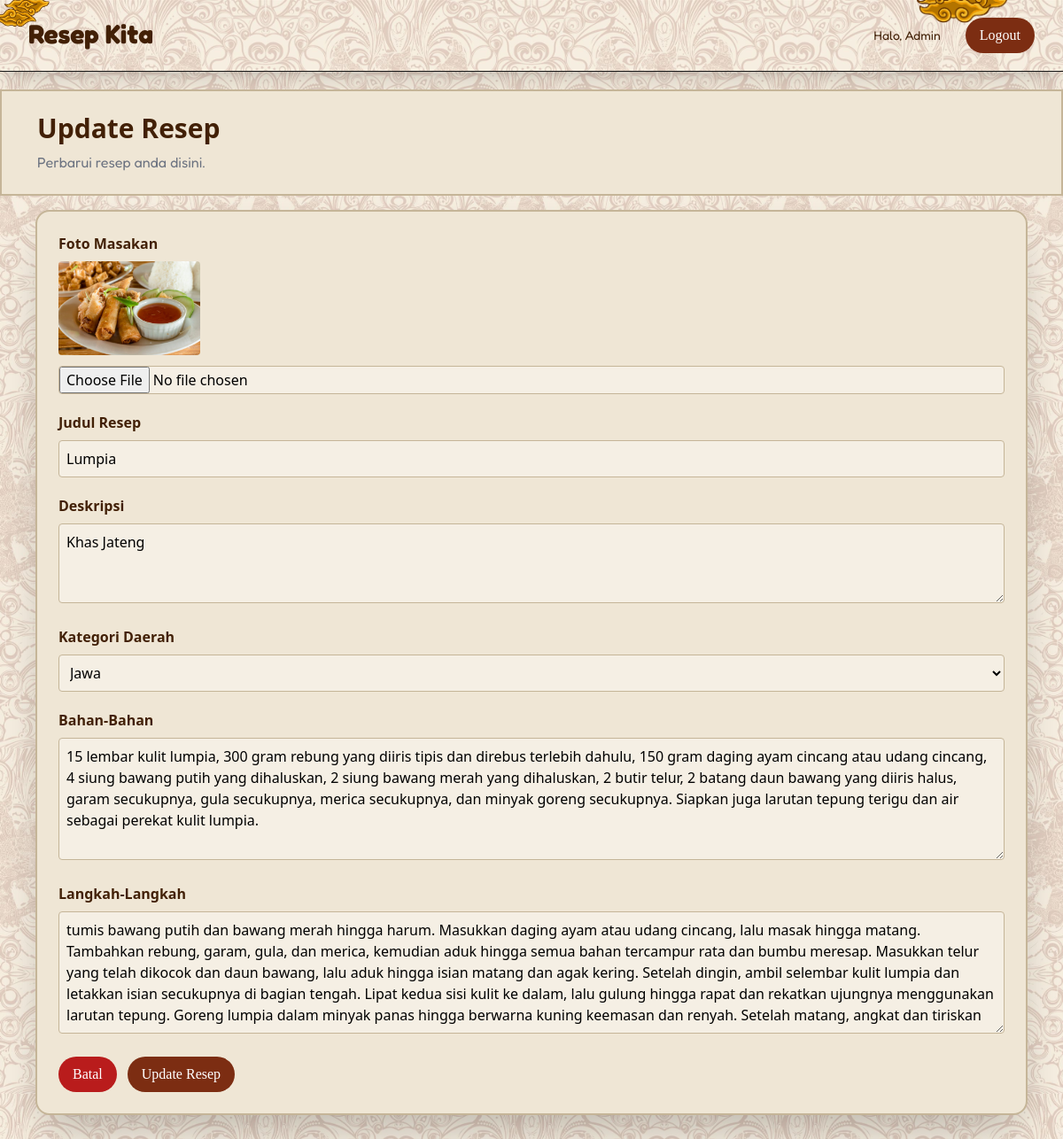
Page /update.php?id=4 (signed in) on the committed database.
### tables this page shows
CREATE TABLE `resep` (
  `id_resep` int NOT NULL,
  `id` int NOT NULL,
  `judul` varchar(255) NOT NULL,
  `deskripsi` text,
  `kategori_daerah` enum('Jawa','Sumatera','Kalimantan','Sulawesi','Papua','Bali','Nusa Tenggara','Maluku','Lainnya') NOT NULL,
  `foto` varchar(255) NOT NULL,
  `bahan` text NOT NULL,
  `langkah` text NOT NULL,
  `created_at` timestamp NULL DEFAULT CURRENT_TIMESTAMP
);

### update.php (the view, shortened to what this page needs)
<?php
include 'koneksi.php';
$id_resep = $_GET['id'];
$query = "SELECT * FROM resep WHERE id_resep = ?";
$stmt = $koneksi->prepare($query);
$stmt->bind_param("i", $id_resep);
$stmt->execute();
$result = $stmt->get_result();
$data = $result->fetch_assoc();
?>
<!DOCTYPE html>
<html lang="en">
<head>
    <script src="https://cdn.tailwindcss.com"></script>
</head>
<body class=" bg-center bg-repeat bg-[length:300px_auto]" style="background-image: url('assets/navbg.jpg')">
    <nav
        class="flex justify-between  z-100 w-full mx-auto rounded- shadow-xl py-5 px-8 border-b border-neutral-900 bg-repeat bg-[length:300px_auto]"
        style="background-image: url('assets/navbg.jpg')">
        <img src="assets/mega1.png" alt="" class="absolute right-20 -top-6 w-17 h-12 scale-150 z-100">
        <img src="assets/mega3.png" alt="" class="absolute -left-3 -top-3 w-17 h-12 scale-160 z-100">
        <div>
            <a href="index.php"
                class="font-bold font-[fredoka] text-3xl text-yellow-950">
                Resep Kita
            </a>
        </div>
        <div class="flex items-center gap-7  ">
            <span class="font-[Fredoka] text-sm text-yellow-950">
                Halo,
                <?= htmlspecialchars($_SESSION['username']); ?>
            </span>
            <a href="logout.php"
                class="bg-orange-900 text-white px-4 py-2 rounded-full hover:scale-110 hover:bg-yellow-900 font-[Merryweather] duration-300">
                Logout
            </a>
        </div>
    </nav>
    <section class=" mt-5 px-10 py-6 bg-[#EFE6D5] mb-4 border-2 border-[#c5b598] ">
        <h1 class="text-3xl font-bold text-yellow-950 font-[Playfair Display]">
            Update Resep
        </h1>
        <p class="text-gray-500 mt-2 font-[Fredoka]">
            Perbarui resep anda disini.
        </p>
    </section>
    <section class="mx-10 mb-10 bg-[#EFE6D5] shadow-2xl rounded-2xl border-2 border-[#c5b598] p-6">
        <form action="" method="POST" enctype="multipart/form-data" class="flex flex-col gap-5" onsubmit="return validasi()">
            <div>
                <label class="block mb-2 font-semibold text-yellow-950">
                    Foto Masakan
                </label>
                <img
                    src="uploads/<?= $data['foto']; ?>"
                    class="w-40 rounded mb-3">
                <input
                    type="file"
                    id="foto"
                    name="foto"
                    accept="image/*"
                    class="w-full border border-[#c5b598] bg-[#F5EFE4] rounded">
            </div>
            <div>
                <label class="block mb-2 font-semibold text-yellow-950">
                    Judul Resep
                </label>
                <input
                    type="text"
                    name="judul"
                    id="judul"
                    value="<?= htmlspecialchars($data['judul']); ?>"
                    class="w-full border border-[#c5b598] bg-[#F5EFE4] rounded p-2">
            </div>
            <div>
                <label class="block mb-2 font-semibold text-yellow-950">
                    Deskripsi
                </label>
                <textarea
                    name="deskripsi"
                    rows="3"
                    id="deskripsi"
                    placeholder="Ceritakan tentang resep anda..."
                    class="w-full border border-[#c5b598] bg-[#F5EFE4] rounded p-2"><?= htmlspecialchars($data['deskripsi']); ?></textarea>
            </div>
            <div>
                <label class="block mb-2 font-semibold text-yellow-950">
                    Kategori Daerah
                </label>
                <select
                    name="kategori_daerah"
                    id="kategori_daerah"
                    class="w-full border border-[#c5b598] bg-[#F5EFE4] rounded p-2">
                    <option value="Jawa" <?= ($data['kategori_daerah'] == 'Jawa') ? 'selected' : ''; ?>>Jawa</option>
                </select>
            </div>
            <div>
                <label class="block mb-2 font-semibold text-yellow-950">
                    Bahan-Bahan
                </label>
                <textarea
                    name="bahan"
                    id="bahan"
                    rows="5"
                    required
                    class="w-full border border-[#c5b598] bg-[#F5EFE4] rounded p-2"><?= htmlspecialchars($data['bahan']); ?></textarea>
            </div>
            <div>
                <label class="block mb-2 font-semibold text-yellow-950">
                    Langkah-Langkah
                </label>
                <textarea
                    name="langkah"
                    id="langkah"
                    rows="5"
                    required
                    class="w-full border border-[#c5b598] bg-[#F5EFE4] rounded p-2"><?= htmlspecialchars($data['langkah']); ?></textarea>
            </div>
            <div class="flex items-center gap-3">
                <a href="index.php"
                    class="bg-red-700 text-white px-4 py-2 rounded-full hover:scale-110 hover:bg-red-900 font-[Merryweather] duration-300">
                    Batal
                </a>
                <button
                    type="submit"
                    name="update"
                    class="bg-orange-900 text-white px-4 py-2 rounded-full hover:scale-110 hover:bg-yellow-900 font-[Merryweather] duration-300">
                    Update Resep
                </button>
            </div>
        </form>
    </section>
</body>
</html>

### rows in the picture
resep: foto (picture), judul "Lumpia", deskripsi "Khas Jateng", kategori_daerah "Jawa", bahan "15 lembar kulit lumpia, 300 gram rebung yang diiris tipis dan direbus terlebih dahulu, 150 gram daging ayam cincang atau udang cincang, 4 siung bawang putih yang dihaluskan, 2 siung bawang merah yang dihaluskan, 2 butir telur, 2 batang daun bawang yang diiris halus, garam secukupnya, gula secukupnya, merica secukupnya, dan minyak goreng secukupnya. Siapkan juga larutan tepung terigu dan air sebagai perekat kulit lumpia.", langkah "tumis bawang putih dan bawang merah hingga harum. Masukkan daging ayam atau udang cincang, lalu masak hingga matang. Tambahkan rebung, garam, gula, dan merica, kemudian aduk hingga semua bahan tercampur rata dan bumbu meresap. Masukkan telur yang telah dikocok dan daun bawang, lalu aduk hingga isian matang dan agak kering. Setelah dingin, ambil selembar kulit lumpia dan letakkan isian secukupnya di bagian tengah. Lipat kedua sisi kulit ke dalam, lalu gulung hingga rapat dan rekatkan ujungnya menggunakan larutan tepung. Goreng lumpia dalam minyak panas hingga berwarna kuning keemasan dan renyah. Setelah matang, angkat dan tiriskan"

### other values in the picture
$_SESSION['username'] "Admin"
